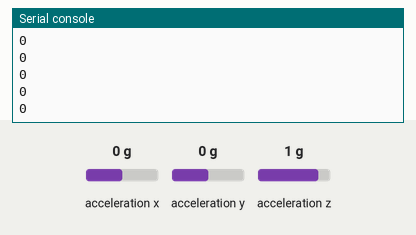
The program below on a simulated Raspberry Pi Pico running MicroPython. On the bench: the last lines printed to the serial console. The test bench sets the inputs (shaded band); at power-on: acceleration x 0 g, acceleration y 0 g, acceleration z 1 g.

Above: at 1.2 s.
1.3 s: acceleration x set to -1.4 g
At 2.3 s:
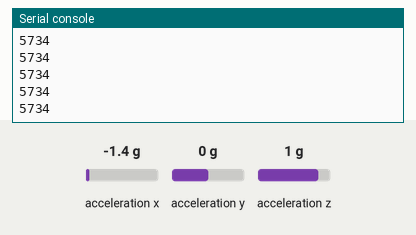
2.8 s: acceleration y set to -1.4 g
At 3.7 s:
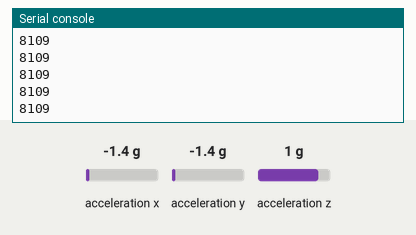
4.3 s: acceleration z set to -1.4 g
At 4.8 s:
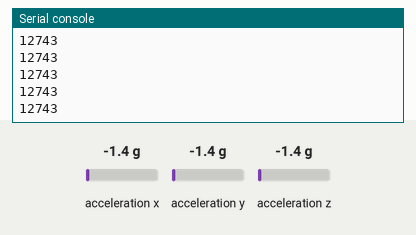
Timing chart, 0 to 7.3 s (numbered marks = the images above; inputs shaded):
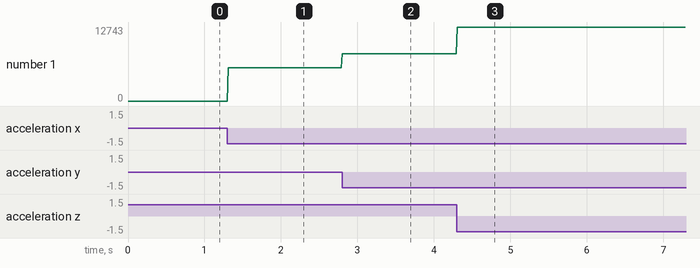

Measured:
- after the input at 1.3 s, the serial console: prints a new line at once (image 1)
- after the input at 2.8 s, the serial console: prints a new line at once (image 2)
- after the input at 4.3 s, the serial console: prints a new line at once (image 3)
- plotted number 1: 0 → 5734 after the input at 1.3 s, 5734 → 8109 after the input at 2.8 s, 8109 → 12743 after the input at 4.3 s

The program:

g-sensor-2.py
```python
import time
from lsm6dsox import LSM6DSOX

from machine import Pin, I2C
lsm = LSM6DSOX(I2C(0, scl=Pin(13), sda=Pin(12)))

while (True):
    v = lsm.read_accel()
    # get distance from 0,0,0
    d = (v[0]**2 + v[1]**2 + (v[2]-1)**2)**0.5
    #print("x: %f, y: %f, z: %f, d: %.3f" % (v[0], v[1], v[2], d*100))
    print(int(d*4096))
    time.sleep_ms(10)
```
